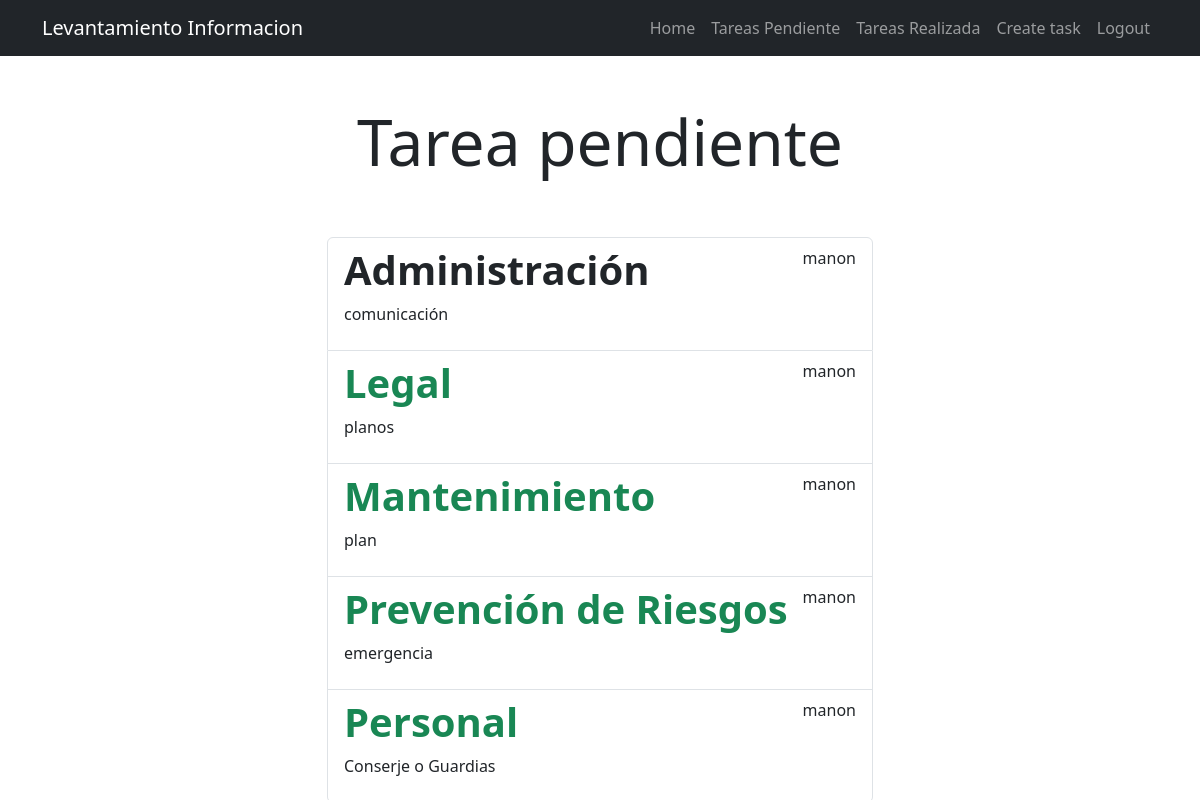
The page /tasks/ (signed in) on the database its author committed.
### tasks/models.py (models this page shows)
class Tarea(models.Model):
    titulo = models.CharField(max_length=200)
    categoria = models.CharField(max_length=200)
    creado= models.DateTimeField(auto_now_add=True)
    realizado= models.DateTimeField(null=True, blank=True)
    existe= models.BooleanField(default=False)
    importante= models.BooleanField(default=False)
    user= models.ForeignKey(User, on_delete=models.CASCADE)

### tasks/views.py (the view)
# urls.py: path('tasks/', views.tasks, name='tasks' ),
@login_required
def tasks(request):
    tasks = Tarea.objects.filter(user=request.user, realizado__isnull=True)
    return render(request, 'tasks.html', {'tasks' : tasks})

### tasks/templates/tasks.html (shortened to what this page needs)
{% extends 'base.html' %}
{% block content %}
<main class="container">
    <div class="row">
        <div class="col-md-6 offset-md-3">
            <h1 class="text-center display-3 py-5" >Tarea pendiente</h1>
            <ul class="list-group">
                {% for task in tasks %}
                <a class="list-group-item" href= "{% url 'task_detail' task.id %}">
                        <header class="d-flex justify-content-between" >
                            {% if task.importante %}
                        <h1 class="fw-bold text-success">{{task.titulo}}</h1>
                        {% else %}
                        <h1 class="fw-bold">{{task.titulo}}</h1>
                        {% endif %}
                        <p>{{task.user.username}}</p>
                        </header>
                        <p>{{task.categoria}}</p>
                </a>
                    {% endfor%}
            </ul>
        </div>
    </div>
</main>
{% endblock %}

### rows shown on the page
Tarea: titulo "Administración", user.username "manon", categoria "comunicación"
Tarea: titulo "Legal", user.username "manon", categoria "planos"
Tarea: titulo "Mantenimiento", user.username "manon", categoria "plan"
Tarea: titulo "Prevención de Riesgos", user.username "manon", categoria "emergencia"
Tarea: titulo "Personal", user.username "manon", categoria "Conserje o Guardias"
